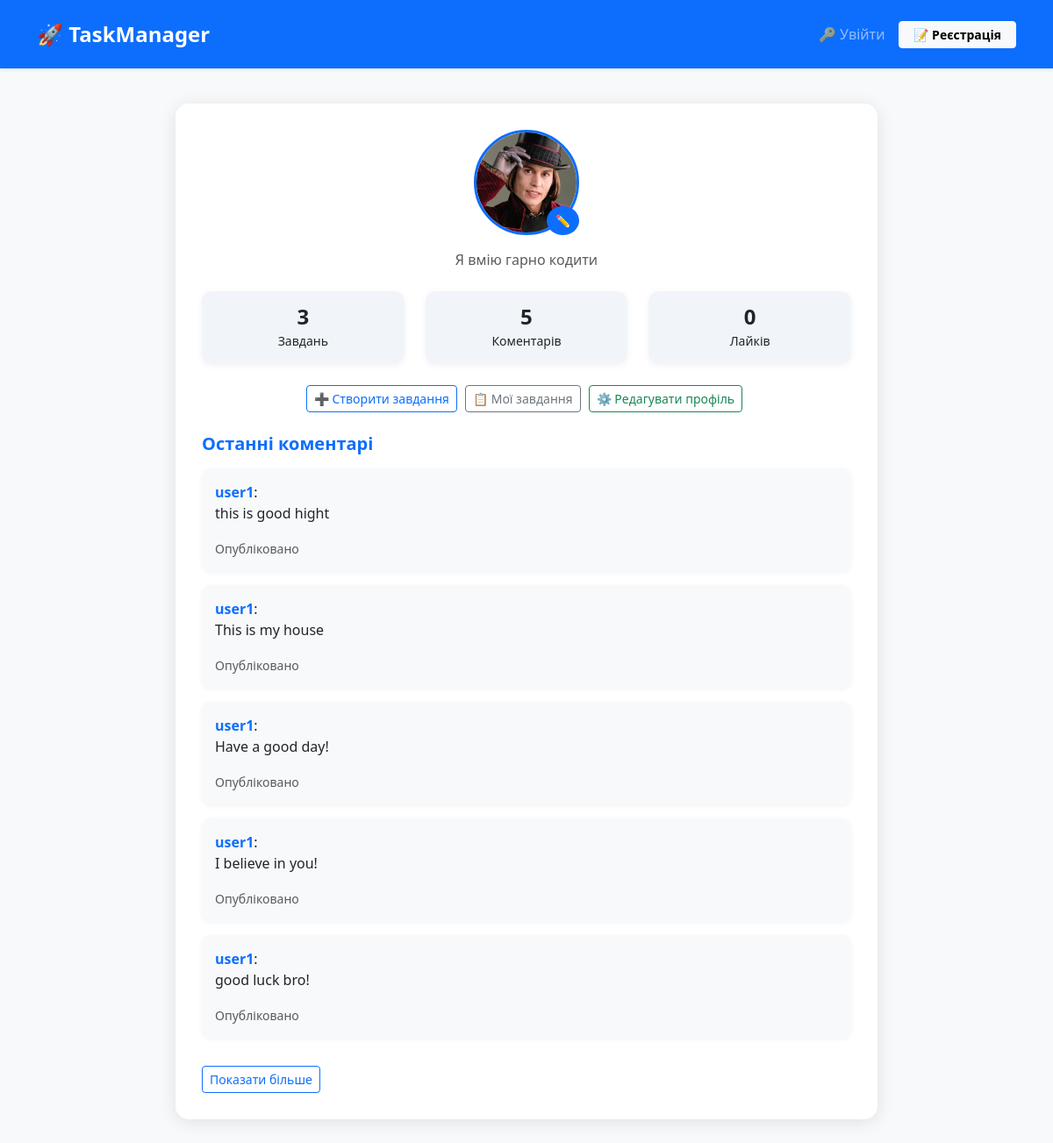
The app's page /profile/user1/ with its own data.
### tasks/models.py (models this page shows, shortened)
class UserProfile(models.Model):
    user = models.OneToOneField(User , on_delete=models.CASCADE)
    avatar = models.ImageField(upload_to="avatars/",null=True , blank = True)
    bio = models.TextField(null=True, blank = True)

class Comment(models.Model):
    task = models.ForeignKey(Task, on_delete=models.CASCADE, related_name="comments")
    author = models.ForeignKey(User,on_delete=models.CASCADE)
    content = models.CharField(max_length=250)
    create_at = models.DateTimeField(auto_now_add=True)
    media = models.FileField(upload_to="comment_media",blank=True,null=True)
    class Meta:
        ordering = ["create_at"]

### tasks/views.py (the view)
# urls.py: path('profile/<str:username>/',profile_view , name='profile'),
def profile_view(request,username):
    user_profile  = get_object_or_404(UserProfile,user__username=username)
    tasks = Task.objects.filter(author=user_profile.user)
    comments = Comment.objects.filter(author=user_profile.user).order_by('-create_at')
    likes = CommentLike.objects.filter(user=user_profile.user)
    context = {
        "user_profile":user_profile,
        "tasks":tasks,
        "comments":comments,
        "likes":likes,
        "username": username
    }
    return render(request , 'profile.html',context)

### templates/profile.html (shortened to what this page needs)
<!DOCTYPE html>
<html lang="uk">
<head>
  <link href="https://cdn.jsdelivr.net/npm/bootstrap@5.3.8/dist/css/bootstrap.min.css" rel="stylesheet">
</head>
<body>
  <nav class="navbar navbar-expand-lg navbar-dark bg-primary shadow-sm py-3 mb-4">
    <div class="container">
      <a class="navbar-brand fw-bold fs-4" href="{% url 'task_list' %}">🚀 TaskManager</a>
      <div class="collapse navbar-collapse" id="navbarNav">
        <ul class="navbar-nav ms-auto align-items-center">
          {% if user.is_authenticated %}
            <li class="nav-item me-3">
              <a href="{% url 'task_create' %}" class="nav-link text-white fs-6">➕ Створити завдання</a>
            </li>
            <li class="nav-item">
              <form action="{% url 'logout' %}" method="post" class="m-0 p-0">
                {% csrf_token %}
                <button type="submit" class="btn btn-outline-light btn-sm px-3 py-1 fw-semibold">
                  🚪 Вийти
                </button>
              </form>
            </li>
            <li class="nav-item ms-3">
              <a href="{% url 'profile' user.username %}" class="btn btn-light btn-sm fw-semibold px-3 py-1">👤 {{ user.username }}</a>
            </li>
          {% else %}
            <li class="nav-item me-2">
              <a class="nav-link fs-6" href="{% url 'login' %}">🔑 Увійти</a>
            </li>
            <li class="nav-item">
              <a class="btn btn-light btn-sm fw-semibold px-3 py-1" href="{% url 'register' %}">
                📝 Реєстрація
              </a>
            </li>
          {% endif %}
        </ul>
      </div>
    </div>
  </nav>
  <div class="profile-card">
    <div class="avatar-wrapper mb-3">
      <img src="{{ user_profile.avatar.url}}" alt="Аватар користувача">
      <button class="change-avatar-btn" title="Змінити аватар">✏️</button>
  </div>
    <p class="text-muted text-center mb-4">{{ user_profile.bio }}</p>
    <div class="row text-center mb-4">
      <div class="col-4">
        <div class="stats-card">
          <h4>{{ tasks.count }}</h4>
          <small>Завдань</small>
        </div>
      </div>
      <div class="col-4">
        <div class="stats-card">
          <h4>{{ comments.count }}</h4>
          <small>Коментарів</small>
        </div>
      </div>
      <div class="col-4">
        <div class="stats-card">
          <h4>{{ likes.count }}</h4>
          <small>Лайків</small>
        </div>
      </div>
    </div>
    <div class="text-center mb-4 action-btns">
      <a href="{% url 'task_create' %}" class="btn btn-outline-primary btn-sm">➕ Створити завдання</a>
      <a href="{% url 'task_list' %}" class="btn btn-outline-secondary btn-sm">📋 Мої завдання</a>
      <a href="{% url 'edit_profile' username=user_profile.user.username %} " class="btn btn-outline-success btn-sm">⚙️ Редагувати профіль</a>
    </div>
    <h5 class="fw-bold text-primary mb-3">Останні коментарі</h5>
    {% if comments %}
        <div id="comment-list">
            {% for comment in comments %}
                <div class="comment-card" {% if forloop.counter > 2 %}class="d-none" {% endif %}>
                    <span class="comment-author">{{ comment.author.username }}</span>:
                    <p>{{ comment.content }}</p>
                    <small class="text-muted">Опубліковано {{ comment.created_at|date:"d.m.Y H:i" }}</small>
                </div>
            {% endfor %}
        </div>
        <button id="show-more-comments" class="btn btn-outline-primary btn-sm mt-3" onclick="toggleComments()">Показати більше</button>
    {% else %}
        <p class="text-muted text-center">Користувач ще не залишав коментарів</p>
    {% endif %}
  </div>
</body>
</html>

### templates/profile.html (style rules this page uses)
body { background-color: #f8f9fa; }
.profile-card { max-width: 800px; margin: 40px auto; padding: 30px; border-radius: 15px; box-shadow: 0 3px 20px rgba(0,0,0,0.1); background-color: #ffffff; }
.avatar-wrapper { position: relative; width: 120px; height: 120px; margin: 0 auto; }
.avatar-wrapper img { width: 100%; height: 100%; border-radius: 50%; object-fit: cover; border: 3px solid #0d6efd; }
.change-avatar-btn { position: absolute; bottom: 0; right: 0; background-color: #0d6efd; color: #fff; border-radius: 50%; padding: 6px 10px; cursor: pointer; font-size: 14px; border: none; }
.stats-card { border-radius: 12px; padding: 15px; background-color: #f1f5f9; text-align: center; box-shadow: 0 2px 8px rgba(0,0,0,0.05); }
.stats-card h4 { margin-bottom: 0; font-weight: 700; }
.comment-card { border-radius: 10px; padding: 15px; margin-bottom: 15px; background-color: #f8f9fa; box-shadow: 0 1px 5px rgba(0,0,0,0.05); }
.comment-author { font-weight: 600; color: #0d6efd; }
.action-btns a { margin-right: 5px; }

### records on screen
UserProfile: avatar (picture), bio "Я вмію гарно кодити"
Comment: author.username "user1", content "this is good hight"
Comment: author.username "user1", content "This is my house"
Comment: author.username "user1", content "Have a good day!"
Comment: author.username "user1", content "I believe in you!"
Comment: author.username "user1", content "good luck bro!"

### other values on screen
{{ tasks.count }} "3"
{{ comments.count }} "5"
{{ likes.count }} "0"
